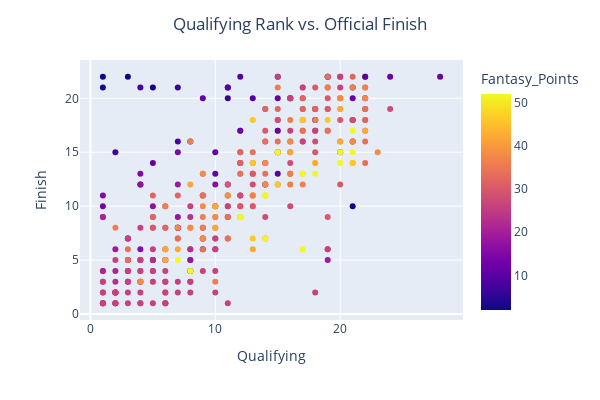

The cell this chart's notebook holds for it:
### Markdown cell above
# Feature Relationships

### Code cell
qualfin = px.scatter(df, x='Qualifying', 
                     y='Finish', 
                     color='Fantasy_Points', 
                     hover_data=['Rider_Name', 'Fantasy_Handicap'])
qualfin.update_layout(title='Qualifying Rank vs. Official Finish',
                     title_x= 0.5,
                     width=600,
                     height=400)
qualfin.show()

### Figure 1 — Plotly figure (JSON) as saved in the notebook; plotly's stock layout.template omitted (floating-point values rounded to 4 significant figures; data arrays with more than 128 entries replaced by an {"elided": "..."} marker saying what was removed)
{"data": [{"customdata": {"elided": "374x2 mixed values"}, "hovertemplate": "Qualifying=%{x}<br>Finish=%{y}<br>Rider_Name=%{customdata[0]}<br>Fantasy_Handicap=%{customdata[1]}<br>Fantasy_Points=%{marker.color}<extra></extra>", "legendgroup": "", "marker": {"color": {"elided": "374 int values"}, "coloraxis": "coloraxis", "symbol": "circle"}, "mode": "markers", "name": "", "orientation": "v", "showlegend": false, "type": "scatter", "x": {"elided": "374 int values"}, "xaxis": "x", "y": {"elided": "374 int values"}, "yaxis": "y"}], "layout": {"coloraxis": {"colorbar": {"title": {"text": "Fantasy_Points"}}, "colorscale": [[0, "#0d0887"], [0.1111, "#46039f"], [0.2222, "#7201a8"], [0.3333, "#9c179e"], [0.4444, "#bd3786"], [0.5556, "#d8576b"], [0.6667, "#ed7953"], [0.7778, "#fb9f3a"], [0.8889, "#fdca26"], [1, "#f0f921"]]}, "height": 400, "legend": {"tracegroupgap": 0}, "margin": {"t": 60}, "title": {"text": "Qualifying Rank vs. Official Finish", "x": 0.5}, "width": 600, "xaxis": {"anchor": "y", "domain": [0, 1], "title": {"text": "Qualifying"}}, "yaxis": {"anchor": "x", "domain": [0, 1], "title": {"text": "Finish"}}}}
